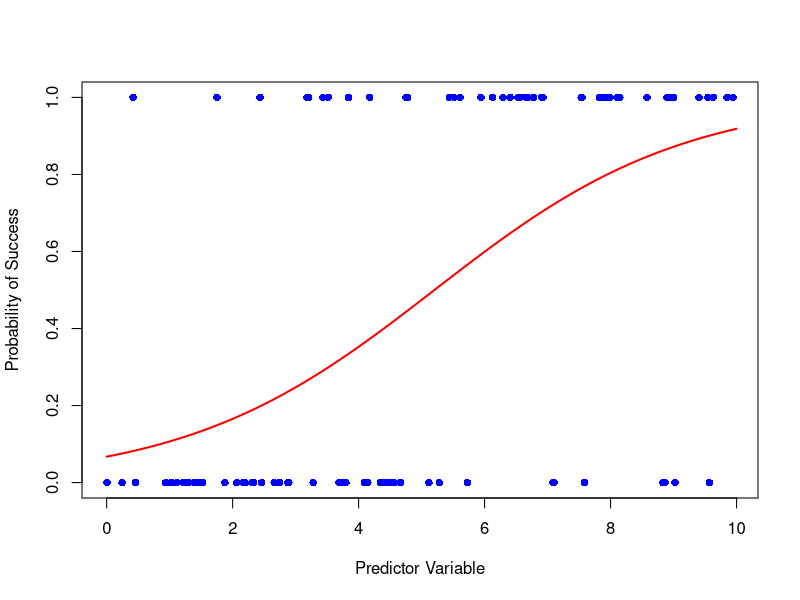

Write the R code that produced this figure.
## ---- chunk 1
library(dplyr)

set.seed(123)
df <- tibble(
    x = runif(100, 0, 10),
    y = rbinom(100, 1, 1 / (1 + exp(-1 * (0.5 * x - 2.5))))
)

head(df)

## ---- chunk 2
# Fit a logistic regression model
model <- glm(y ~ x, data = df, family = binomial)

broom::glance(model)
broom::tidy(model)
head(broom::augment(model), 1) |> 
  dplyr::glimpse()
## ---- chunk 3
# Create a sequence of predictor values
x_seq <- seq(0, 10, 0.01)

# Predict probabilities
probabilities <- predict(
  model, 
  newdata = data.frame(x = x_seq), 
  type = "response"
  )

head(x_seq)
head(probabilities)
## ---- chunk 4
# Plot the data points
plot(
  df$x, df$y, 
  pch = 16, 
  col = "blue", 
  xlab = "Predictor Variable", 
  ylab = "Probability of Success"
  )

# Add the logistic regression curve
lines(x_seq, probabilities, col = "red", lwd = 2)
